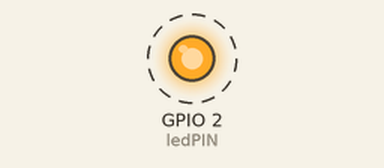
Bench run of a sketch on a simulated ESP32. On the bench: output pins drawn as LEDs (lit = HIGH). Dashed ring = blinking.

Above: at 0.2 s.
Timing chart, 0 to 3.0 s (numbered marks = the images above):
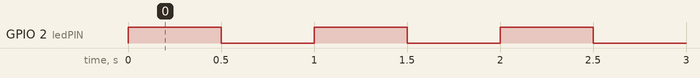

The sketch:

Multicore_SemaphoreSignal.ino
```cpp
static const BaseType_t pro_cpu = 0;
static const BaseType_t app_cpu = 1;

static const uint32_t task_0_delay = 500; //delay for task 0
static const int ledPIN = 2;
static SemaphoreHandle_t bin_sem;

void doTask0(void *parameters) {

  pinMode(ledPIN, OUTPUT);

  while (1) {

    //release
    xSemaphoreGive(bin_sem);

    vTaskDelay(task_0_delay / portTICK_PERIOD_MS);
  }
}

void doTask1(void *parameters) {

  while (1) {

    //wait for semaphore
    xSemaphoreTake(bin_sem, portMAX_DELAY);

    digitalWrite(ledPIN, !digitalRead(ledPIN));
  }
}


void setup() {
    bin_sem = xSemaphoreCreateBinary();

  //task 0 in core 0
  xTaskCreatePinnedToCore(doTask0,
                          "Task 0",
                          1024,
                          NULL,
                          1,
                          NULL,
                          pro_cpu);

  //task 1 in core 1
  xTaskCreatePinnedToCore(doTask1,
                          "Task 1",
                          1024,
                          NULL,
                          1,
                          NULL,
                          app_cpu);

  // Delete "setup and loop" task
  vTaskDelete(NULL);

}

void loop() {
  // put your main code here, to run repeatedly:

}
```

Measured:
- by itself, GPIO 2 (ledPIN): alternates HIGH for 0.50 s and LOW for 0.50 s
